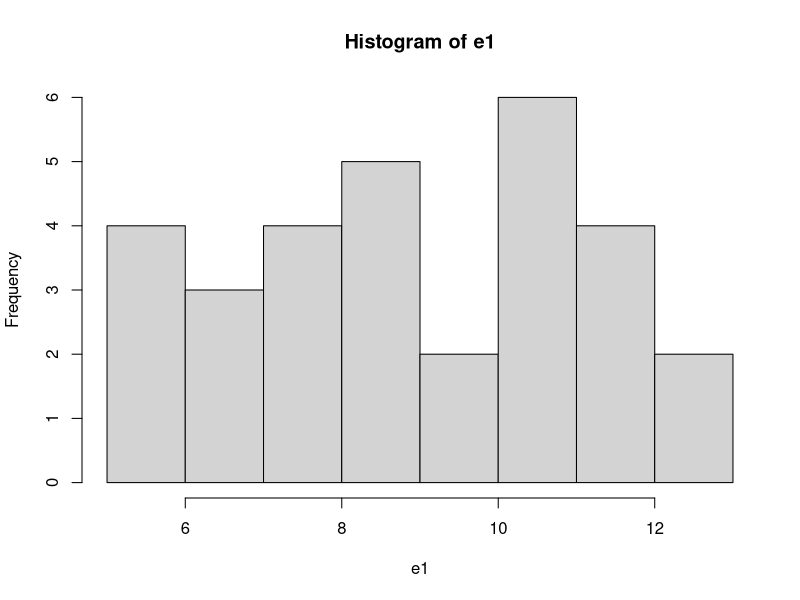
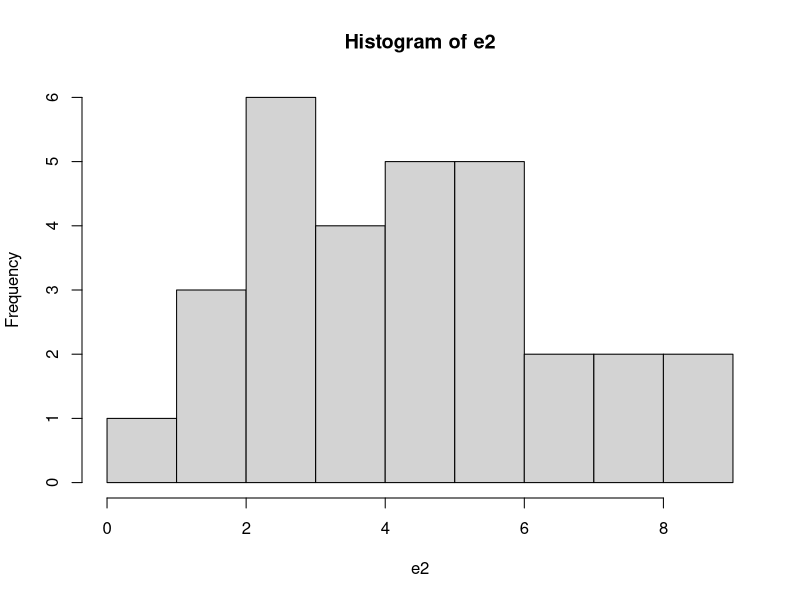

Write the R code that produced these figures, in order. (Note: this script raises an error after producing the figures.)
##pacotes
install.packages("dplyr")
library(dplyr)
##pacotes

##funções##
#moda
getmode <- function(v) {
  uniqv <- unique(v)
  uniqv[which.max(tabulate(match(v, uniqv)))]
}

##funções##

print("olá mundão!")
x <- c(1,3, 5)
y <- c(3, 2, 10)
rbind(x, y)
x <- list(2, "a", "b", TRUE)
x
x[[1]]
x <- 1:4
y <- 2:3
x
y
x+y
x <- c(17, 14, 4, 5, 13, 12, 10) 
x

#AULAS DE ESTATÍSTICA DA UFT

#lista de exercícios 1 para 13/05

##exercício 1
e1 <- c(5,8,8,9,11,7,7,6,9,9,11,12,8,10,5,11,13,11,13,8,5,11,12,11,10,12,9,9,7,12)
e1
class(e1)
###letra a (ok)
tb_e1 <- data.frame (table(e1)) #cria uma tabela com a distribuição de frequencia das variáveis
tb_e1
###letra b (ok)
hist(e1)
###letra c
range(e1)#amplitude
min(e1) #minimo
max(e1) #máximo
mean(e1) #média
median(e1) #mediana
(unique(e1))[which.max(tabulate(match(e1, (unique(e1)))))] #moda
sd(e1) #desvio padrão
summary(e1)#sumarização automática

##exercicio 2
e2 <- c(3.67,1.8,3.76,4.10,4.20,1.28,8.40,2.33,4.17,6.52,3.96,6.30,5.55,7.35,3.65,2.93,2.65,9.0,5.30,5.82,7.77,4.66,1.88,2.10,4.28,2.78,5.99,0.90,5.05,2.34)
e2
class(e2)
## letra a 
tb_e2 <- data.frame (table(e2)) #cria uma tabela com a distribuição de frequencia das variáveis
tb_e2
##letra b
hist(e2)
##letra c
range(e2)#amplitude
min(e2) #minimo
max(e2) #máximo
mean(e2) #média
median(e2) #mediana
(unique(e2))[which.max(tabulate(match(e2, (unique(e2)))))] #moda
sd(e2) #desvio padrão






#aula 29/04 - probabilidades
## probabilidade de sair 3 vezes cara em 4 lançamentos da moeda
dbinom(x=3, size = 4, prob = 0.5)
## probabilidade de sair cara até 3 vezes em 4 lançamentos da moeda
pbinom(q=3, size = 4,prob = 0.5,lower.tail = TRUE)
## FALSE inverte o resultado
pbinom(q=3, size = 4,prob = 0.5,lower.tail = FALSE)
##poisson probabilidade de ocorrer 12 acidentes com uma taxa de ocorrencia de 8
dpois(x=12, lambda = 8)
##
acid_dia <- 0:50
probs <- dpois(x=acid_dia, lambda = )



